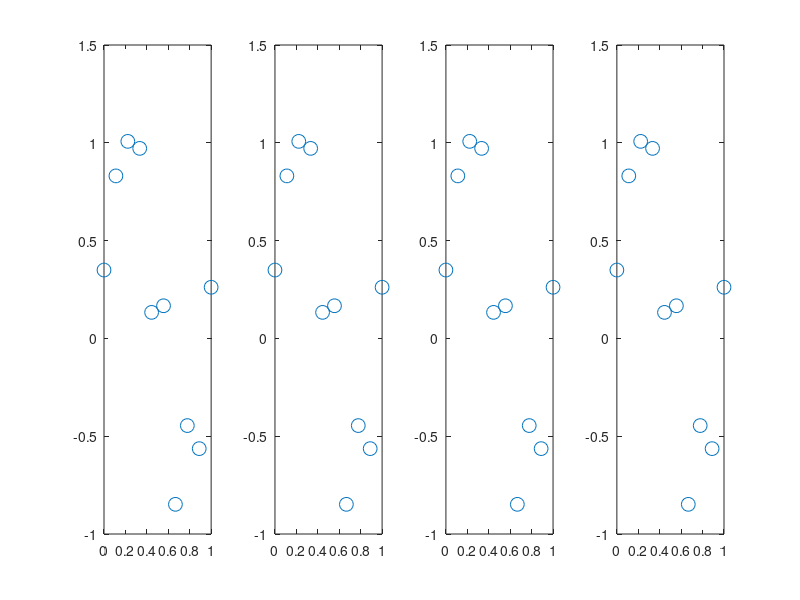

MATLAB code for this plot: (Note: this script raises an error after producing the figure.)
%% plot 1.4 

data = importdata('curvefitting.txt');

X = data(1,:)';
Y = data(2,:)';
xplot= linspace(0,1); 
lambdas = [0, .00001, .1];
%%
subplot(1,4,3)
plot(X,Y,'o', 'MarkerSize', 10)
hold on


subplot(1,4,2)
plot(X,Y,'o', 'MarkerSize', 10)
hold on


subplot(1,4,4)
plot(X,Y,'o', 'MarkerSize', 10)
hold on

subplot(1,4,1)
plot(X,Y,'o', 'MarkerSize', 10)
hold on
%%
for i = 1:3
    lambda = lambdas(i);
    M=0; 
    [w_ml0]=  ridge_regression(X, Y, M, lambda); 
    %[SSE0, dSSE0, diff0]=sum_of_squares_error(X,Y, w_ml0, M); 
    y0= zeros(size(xplot))+w_ml0; 
    subplot(1,4,1)
    plot(xplot, y0)
    title('M=0')

    M=1; 
    [w_ml1]=  ridge_regression(X,Y, M, lambda); 
    y1= w_ml1(1)+w_ml1(2)*xplot; 
    %[SSE1, dSSE1, diff1]=sum_of_squares_error(X,Y, w_ml1, M); 
    subplot(1,4,2)
    plot(xplot, y1)
    title('M=1')


    M=3; 
    [w_ml3]=  ridge_regression(X,Y, M, lambda); 
    y3= w_ml3(1)+w_ml3(2)*xplot+ w_ml3(3)*xplot.^2+w_ml3(4)*xplot.^3;
    subplot(1,4,3)
    hold on 
    plot(xplot, y3)
    title('M=3')


    M=9; 
    [w_ml9]=  ridge_regression(X,Y, M, lambda); 
    y9= w_ml9(1)+w_ml9(2)*xplot+ w_ml9(3)*xplot.^2+w_ml9(4)*xplot.^3+ w_ml9(5)*xplot.^4+ w_ml9(6)*xplot.^5+ w_ml9(7)*xplot.^6+ w_ml9(8)*xplot.^7+ w_ml9(9)*xplot.^8 + w_ml9(10)*xplot.^9;
    subplot(1,4,4)
    plot(xplot, y9)
    title('M=9')

end
%%

M= 1; 
wi= [1; 1]; 
f= @(x) sum_of_squares_error(X,Y, x, M);
df= @(x) d_sum_of_squares_error(X,Y, x, M); 
alpha= .01; 
eps= 10^-6; 

[x_min,f_min,i]= grad_descent(wi, alpha, eps, f, df); 

[xf, fval, ~, o]= fminunc(f, wi);
